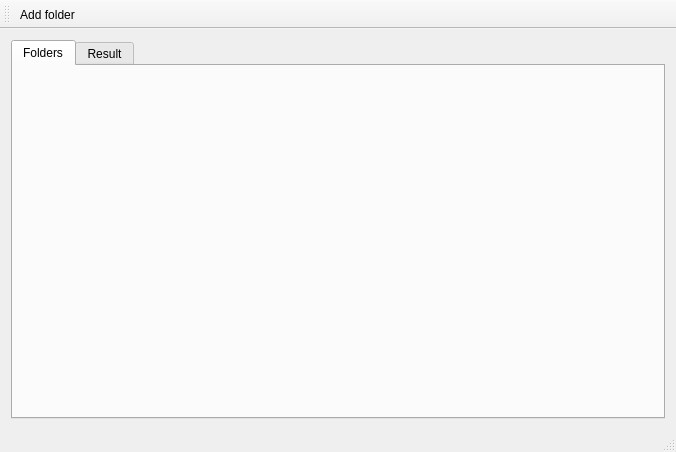
<?xml version="1.0" encoding="UTF-8"?>
<ui version="4.0">
 <class>MainWindow</class>
 <widget class="QMainWindow" name="MainWindow">
  <property name="geometry">
   <rect>
    <x>0</x>
    <y>0</y>
    <width>676</width>
    <height>452</height>
   </rect>
  </property>
  <property name="windowTitle">
   <string>MainWindow</string>
  </property>
  <widget class="QWidget" name="centralWidget">
   <layout class="QHBoxLayout" name="horizontalLayout">
    <item>
     <widget class="QTabWidget" name="tabWidget">
      <property name="currentIndex">
       <number>0</number>
      </property>
      <widget class="QWidget" name="tabAddFolders">
       <attribute name="title">
        <string>Folders</string>
       </attribute>
      </widget>
      <widget class="QWidget" name="tabResult">
       <attribute name="title">
        <string>Result</string>
       </attribute>
      </widget>
     </widget>
    </item>
   </layout>
  </widget>
  <widget class="QMenuBar" name="menuBar">
   <property name="geometry">
    <rect>
     <x>0</x>
     <y>0</y>
     <width>676</width>
     <height>22</height>
    </rect>
   </property>
  </widget>
  <widget class="QToolBar" name="mainToolBar">
   <attribute name="toolBarArea">
    <enum>TopToolBarArea</enum>
   </attribute>
   <attribute name="toolBarBreak">
    <bool>false</bool>
   </attribute>
   <addaction name="actionAddFolder"/>
  </widget>
  <widget class="QStatusBar" name="statusBar"/>
  <action name="actionAddFolder">
   <property name="text">
    <string>Add folder</string>
   </property>
  </action>
 </widget>
 <layoutdefault spacing="6" margin="11"/>
 <resources/>
 <connections/>
</ui>
